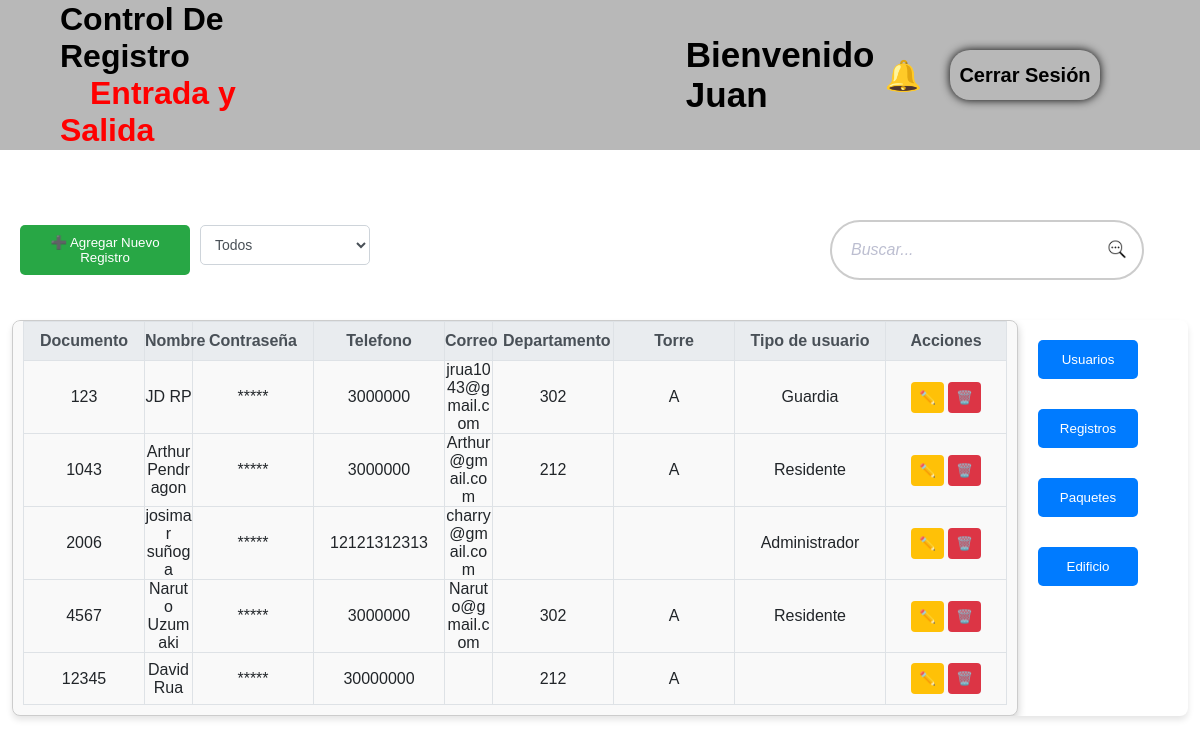
/HomeController/admin (signed in), run on the app's committed database.
### tables this page shows
CREATE TABLE `persona` (
  `Pe_id` int(20) NOT NULL,
  `Pe_nombre` varchar(50) NOT NULL,
  `Pe_apellidos` varchar(50) NOT NULL,
  `Pe_telefono` varchar(50) NOT NULL,
  `Us_id` int(11) DEFAULT NULL,
  `Ap_id` int(10) DEFAULT NULL,
  PRIMARY KEY (`Pe_id`),
  KEY `U_id` (`Us_id`),
  KEY `Ap_id` (`Ap_id`),
  CONSTRAINT `persona_ibfk_3` FOREIGN KEY (`Us_id`) REFERENCES `usuario` (`Us_id`),
  CONSTRAINT `persona_ibfk_4` FOREIGN KEY (`Ap_id`) REFERENCES `apartamento` (`Ap_id`)
);

CREATE TABLE `usuario` (
  `Us_id` int(10) NOT NULL,
  `Us_usuario` varchar(50) NOT NULL,
  `Us_contrasena` varchar(255) DEFAULT NULL,
  `Us_correo` varchar(100) NOT NULL,
  `Ro_id` int(10) NOT NULL,
  PRIMARY KEY (`Us_id`),
  KEY `C_id` (`Ro_id`),
  CONSTRAINT `usuario_ibfk_1` FOREIGN KEY (`Ro_id`) REFERENCES `rol` (`Ro_id`)
);

CREATE TABLE `apartamento` (
  `Ap_id` int(10) NOT NULL AUTO_INCREMENT,
  `To_id` int(10) NOT NULL,
  `Ap_numero` int(20) NOT NULL,
  PRIMARY KEY (`Ap_id`),
  KEY `To_id` (`To_id`),
  CONSTRAINT `apartamento_ibfk_1` FOREIGN KEY (`To_id`) REFERENCES `torre` (`To_id`)
);

CREATE TABLE `torre` (
  `To_id` int(10) NOT NULL,
  `To_letra` varchar(10) NOT NULL,
  PRIMARY KEY (`To_id`)
);

CREATE TABLE `rol` (
  `Ro_id` int(10) NOT NULL AUTO_INCREMENT,
  `Ro_tipo` varchar(50) NOT NULL,
  PRIMARY KEY (`Ro_id`)
);

### app/controllers/HomeController.php (called while the page is built, shortened)
<?php
class HomeController extends Controlador
{
    private $userController;
    public function __construct()
    {
        $this->userController = $this->controller('UserController');
    }
    public function admin()
    {
        $datos = $this->userController->MostrarDatos();
        $this->vista('pages/admin/adminView', $datos);
    }
}

### app/utils/Core.php (called while the page is built, shortened)
<?php
class Core
{
    protected $metodoActual = 'index';
    public function __construct()
    {
        $url = $this->getUrl();
        if (file_exists('../app/controllers/' . ucwords(!isset($url) ? null : $url[0]) . '.php')) {
            unset($url[0]);
        }
        $this->controladorActual = new $this->controladorActual;
        if (isset($url[1])) {
            if (method_exists($this->controladorActual, $url[1])) {
                $this->metodoActual = $url[1];
                unset($url[1]);
            }
        }
        $this->parametros = $url ? array_values($url) : [];
        call_user_func_array([$this->controladorActual, $this->metodoActual], $this->parametros);
    }
    public function getUrl()
    {
        $url = null;
        if (isset($_GET['url']))
            $url = $_GET['url'];
        else{
            $result = $_SERVER['REQUEST_URI'];
            $url = substr($result, 1);
        }
        if (isset($url)) {
            $url = rtrim($url, '/');
            $url = filter_var($url, FILTER_SANITIZE_URL);
            $url = explode('/', $url);
            return $url;
        }
    }
}

### public/index.php (called while the page is built, shortened)
<?php
$iniciar = new Core;
?>

### app/utils/Base.php (called while the page is built, shortened)
<?php
class Base
{
    private $host = DB_HOST;
    private $usuario = DB_USUARIO;
    private $password = DB_PASSWORD;
    private $nombre_base = DB_NOMBRE;
    private $dbh;
    private $stmt;
    public function __construct()
    {
        $dsn = 'mysql:host=' . $this->host . ';dbname=' . $this->nombre_base;
        $opciones = array(
            PDO::ATTR_PERSISTENT => true,
            PDO::ATTR_ERRMODE => PDO::ERRMODE_EXCEPTION
        );
        try {
            $this->dbh = new PDO($dsn, $this->usuario, $this->password, $opciones);
            $this->dbh->exec('set names utf8');
        } catch (PDOException $e) {
            $this->error = $e->getMessage();
            echo $this->error;
        }
    }
    public function query($sql)
    {
        $this->stmt = $this->dbh->prepare($sql);
    }
    public function execute()
    {
        return $this->stmt->execute();
    }
    public function registros()
    {
        $this->execute();
        try {
            return $this->stmt->fetchAll(PDO::FETCH_OBJ);
        } catch (Exception $e) {
            return;
        }
    }
}

### app/models/PeopleModel.php (called while the page is built, shortened)
<?php
class PeopleModel
{
    private $db;
    public function __construct()
    {
        $this->db = new Base;
    }
    public function getAllUsuario($roleId = null)
    {
        if ($roleId) {
            $this->db->query('
            SELECT persona.*, usuario.Ro_id, usuario.Us_correo, r.Ro_tipo, usuario.Us_contrasena, a.Ap_numero, t.To_letra, t.To_id
            FROM persona
            LEFT JOIN usuario ON persona.Pe_id = usuario.Us_id
            LEFT JOIN rol r ON usuario.Ro_id = r.Ro_id
            LEFT JOIN apartamento a ON persona.Ap_id = a.Ap_id
            LEFT JOIN torre t ON a.To_id = t.To_id
            WHERE usuario.Ro_id = :roleId
        ');
            $this->db->bind(':roleId', $roleId);
        } else {
            $this->db->query('
            SELECT persona.*, usuario.Ro_id, usuario.Us_correo, r.Ro_tipo, usuario.Us_contrasena, a.Ap_numero, t.To_letra, t.To_id
            FROM persona
            LEFT JOIN usuario ON persona.Pe_id = usuario.Us_id
            LEFT JOIN rol r ON usuario.Ro_id = r.Ro_id
            LEFT JOIN apartamento a ON persona.Ap_id = a.Ap_id
            LEFT JOIN torre t ON a.To_id = t.To_id
        ');
        }
        return $this->db->registros();
    }
}

### app/controllers/UserController.php (called while the page is built, shortened)
<?php
class UserController extends Controlador
{
    private $peopleModel;
    public function __construct()
    {
        $this->peopleModel = $this->modelo('PeopleModel');
    }
    public function MostrarDatos()
    {
        $roleId = isset($_POST['select_id']) && $_POST['select_id'] !== '' ? intval($_POST['select_id']) : null;
        $registros = $this->peopleModel->getAllUsuario($roleId);
        $usuarios = [];
        foreach ($registros as $registro) {
            $usuarios[] = [
                'Cedula' => $registro->Pe_id,
                'Pe_nombre' => $registro->Pe_nombre,
                'Pe_apellidos' => $registro->Pe_apellidos,
                'Pe_telefono' => $registro->Pe_telefono,
                'Us_correo' => $registro->Us_correo,
                'Us_contrasena' => $registro->Us_contrasena,
                'Ap_id' => $registro->Ap_id,
                'Ap_numero' => $registro->Ap_numero,
                'To_letra' => $registro->To_letra,
                'To_id' => $registro->To_id,
                'Ro_tipo' => $registro->Ro_tipo,
            ];
        }
        return [
            'usuarios' => $usuarios,
            'filter' => $roleId,
        ];
    }
}

### app/views/pages/admin/adminView.php (the view, shortened to what this page needs)
<?php require_once RUTA_APP . '/views/inc/header-admin.php'; ?>
<div class="controls">
    <div class="control-group">
        <button class="add-btn" id="nuevo_registro">➕ Agregar Nuevo Registro</button>
        <form action="<?php echo RUTA_URL; ?>/UserController/BuscarUsuario" method="POST">
            <select name="select_rol" class="filter-rol" onchange="this.form.submit()">
                <option value="">Todos</option>
            </select>
        </form>
    </div>
    <div class="control-group">
        <form class="search-container" action="<?php echo RUTA_URL; ?>/UserController/BuscarUsuario" method="POST">
            <input id="id" type="text" class="buscar_id" name="id_usuario" placeholder="Buscar...">
            <button type="submit" name="buscar">
                <img style="width:20px; height:20px;" src="<?php echo RUTA_URL; ?>/img/lupa.png" alt="Icono Buscar">
            </button>
        </form>
    </div>
</div>
<div class="table-container tabla-especifica">
    <div class="table-wrapper">
        <table>
            <thead>
                <tr>
                    <th>Documento</th>
                    <th>Nombre</th>
                    <th>Contraseña</th>
                    <th>Telefono</th>
                    <th>Correo</th>
                    <th>Departamento</th>
                    <th>Torre</th>
                    <th>Tipo de usuario</th>
                    <th>Acciones</th>
                </tr>
            </thead>
            <tbody>
                <?php
                if (!empty($datos['usuarios'])) {
                    foreach ($datos['usuarios'] as $registro) {
                        if (is_array($registro) || is_object($registro)) {
                            echo "<tr>";
                            echo "<td>" . htmlspecialchars($registro['Cedula'] ?? '') . "</td>";
                            echo "<td>" . htmlspecialchars($registro['Pe_nombre'] ?? '') . " " . htmlspecialchars($registro['Pe_apellidos'] ?? '') . "</td>";
                            echo "<td>*****</td>";
                            echo "<td>" . htmlspecialchars($registro['Pe_telefono'] ?? '') . "</td>";
                            echo "<td>" . htmlspecialchars($registro['Us_correo'] ?? '') . "</td>";
                            echo "<td>" . htmlspecialchars($registro['Ap_numero'] ?? '') . "</td>";
                            echo "<td>" . htmlspecialchars($registro['To_letra'] ?? '') . "</td>";
                            echo "<td>" . htmlspecialchars($registro['Ro_tipo'] ?? '') . "</td>";
                            echo "<td>
                                <button class='edit-btn' data-id='" . htmlspecialchars($registro['Cedula'] ?? '') . "'
                                data-nombre='" . htmlspecialchars($registro['Pe_nombre'] ?? '') . "'
                                data-apellidos='" . htmlspecialchars($registro['Pe_apellidos'] ?? '') . "'
                                data-telefono='" . htmlspecialchars($registro['Pe_telefono'] ?? '') . "'
                                data-correo='" . htmlspecialchars($registro['Us_correo'] ?? '') . "'
                                data-departamento='" . htmlspecialchars($registro['Ap_numero'] ?? '') . "'
                                data-rol='" . htmlspecialchars($registro['Ro_tipo'] ?? '') .
                                "'
                                data-contrasena='" . htmlspecialchars($registro['Us_contrasena'] ?? '') . "'
                                >✏️</button>
                                <form action='" . RUTA_URL . "/UserController/DeleteUser' method='POST' style='display:inline;'>
                                    <input type='hidden' name='delete_id' value='" . htmlspecialchars($registro['Cedula'] ?? '') . "'>
                                    <button type='button' class='delete-btn' data-id='" . $registro['Cedula'] . "'>🗑️</button>
                                </form>
                            </td>";
                            echo "</tr>";
                        } else {
                            echo "<tr><td colspan='8'>Datos incorrectos para este usuario</td></tr>";
                        }
                    }
                } else {
                    echo "<tr><td colspan='8'>No hay registros disponibles</td></tr>";
                }
                ?>
            </tbody>
        </table>
    </div>
    <div class="action-buttons">
        <a href="<?php echo RUTA_URL; ?>/HomeController/admin"><button class="action-btn">Usuarios</button></a>
        <a href="<?php echo RUTA_URL; ?>/HomeController/HistoryRecords"><button
                class="action-btn">Registros</button></a>
        <a href="<?php echo RUTA_URL; ?>/HomeController/HistoryPackages"><button
                class="action-btn">Paquetes</button></a>
        <a href="<?php echo RUTA_URL; ?>/HomeController/Edificios"><button class="action-btn">Edificio</button></a>
    </div>
</div>
<?php require_once RUTA_APP . '/views/inc/footer-admin.php'; ?>

### public/css/administracion.css (style rules this page uses)
* { margin: 0%; font-family: Arial, Helvetica, sans-serif !important; }
.controls { display: flex; justify-content: space-between; align-items: center; padding: 20px; max-width: 100%; margin: 0 auto; gap: 10px; }
.control-group { width: 350px; display: flex; gap: 10px; }
.add-btn { background-color: #28a745; color: #fff; border: none; padding: 10px 15px; border-radius: 5px; cursor: pointer; }
.filter-rol { width: 170px; padding: 10px; border: 1px solid #ced4da; border-radius: 5px; background-color: #fff; font-size: 14px; color: #495057; }
.table-container { width: 98%; max-width: 1500px; margin: 20px auto; background: #fff; border-radius: 8px; box-shadow: 0 4px 6px rgba(0, 0, 0, 0.1); overflow-x: auto; display: flex; justify-content: space-between; align-items: flex-start; position: relative; }
.table-wrapper { width: 85%; max-height: 400px; overflow-y: auto; border: 1px solid #ccc; }
table { width: 100%; margin: 0; border-collapse: collapse; text-align: left; table-layout: fixed; }
thead { background-color: #f8f9fa; position: sticky; top: 0; z-index: 10; background-color: #f8f9fa; margin: 0; }
th, td { padding: 10px; border: 1px solid #dee2e6; text-align: center; }
th { background-color: #e9ecef; color: #495057; font-weight: bold; }
td { word-wrap: break-word; overflow-wrap: break-word; white-space: normal; color: #212529; }
.tabla-especifica th:nth-child(1), .tabla-especifica td:nth-child(1) { width: 100px; }
.tabla-especifica th:nth-child(2), .tabla-especifica td:nth-child(2) { padding: 0px; }
.tabla-especifica th:nth-child(3), .tabla-especifica td:nth-child(3) { width: 100px; }
.tabla-especifica th:nth-child(4), .tabla-especifica td:nth-child(4) { width: 110px; }
.tabla-especifica th:nth-child(5), .tabla-especifica td:nth-child(5) { padding: 0px; }
.tabla-especifica th:nth-child(6), .tabla-especifica td:nth-child(6) { width: 100px; }
.tabla-especifica th:nth-child(7), .tabla-especifica td:nth-child(7) { width: 100px; }
.tabla-especifica th:nth-child(8), .tabla-especifica td:nth-child(8) { width: 130px; }
.tabla-especifica th:nth-child(9), .tabla-especifica td:nth-child(9) { width: 100px; }
tr { display: table-row; }
button { border: none; padding: 8px; border-radius: 4px; cursor: pointer; }
.edit-btn { background-color: #ffc107; color: #fff; }
.delete-btn { background-color: #dc3545; color: #fff; }
.action-buttons { display: flex; flex-direction: column; gap: 10px; margin-left: 20px; position: relative; }
.action-btn { background-color: #007bff; color: white; border: none; padding: 12px 20px; border-radius: 5px; cursor: pointer; text-align: center; width: 100px; margin-right: 50px; margin-top: 20px; }
input { padding: 10px; border: 1px solid #ccc; border-radius: 5px; font-size: 16px; transition: all 0.3s ease; }

### public/css/adminStyle.css (style rules this page uses)
.search-container button { background-color: transparent; border: none; cursor: pointer; padding: 10px; }
.table-wrapper { flex: 2; border-radius: 8px; background-color: #f9f9f9; box-shadow: 0 4px 8px rgba(0, 0, 0, 0.2); padding: 10px; padding-top: 0px; }

### public/css/Visitas.css (style rules this page uses)
form input[type="text"] { width: 94%; padding: 12px; margin-bottom: 15px; border: 2px solid transparent; border-radius: 8px; font-size: 1em; color: #333; background-color: #ededed; transition: border-color 0.3s, box-shadow 0.3s; }
.Rol, option { width: 100%; padding: 12px; margin-bottom: 15px; border: 2px solid transparent; border-radius: 8px; font-size: 1em; color: #333; background-color: #ededed; transition: border-color 0.3s, box-shadow 0.3s; }
form h4, form input[type="text"] { display: block; margin-bottom: 0; }
.buscar_id { display: block; background: none !important; margin-bottom: 0; }
form input[type="text"]::placeholder { color: #a0a3bd; font-style: italic; opacity: 0.7; }

### data on the page
persona: Pe_id "123", Pe_nombre "JD", Pe_apellidos "RP", Pe_telefono "3000000", usuario.Us_correo "jrua1043@gmail.com", Ap.Ap_numero "302", torre.To_letra "A", rol.Ro_tipo "Guardia"
persona: Pe_id "1043", Pe_nombre "Arthur", Pe_apellidos "Pendragon", Pe_telefono "3000000", Us.Us_correo "Arthur@gmail.com", Ap.Ap_numero "212", torre.To_letra "A", rol.Ro_tipo "Residente"
persona: Pe_id "2006", Pe_nombre "josimar", Pe_apellidos "suñoga", Pe_telefono "12121312313", Us.Us_correo "charry@gmail.com", rol.Ro_tipo "Administrador"
persona: Pe_id "4567", Pe_nombre "Naruto", Pe_apellidos "Uzumaki", Pe_telefono "3000000", Us.Us_correo "Naruto@gmail.com", Ap.Ap_numero "302", torre.To_letra "A", rol.Ro_tipo "Residente"
persona: Pe_id "12345", Pe_nombre "David", Pe_apellidos "Rua", Pe_telefono "30000000", Ap.Ap_numero "212", torre.To_letra "A"

### other printed values
$_SESSION['datos']->Us_usuario "Juan"
